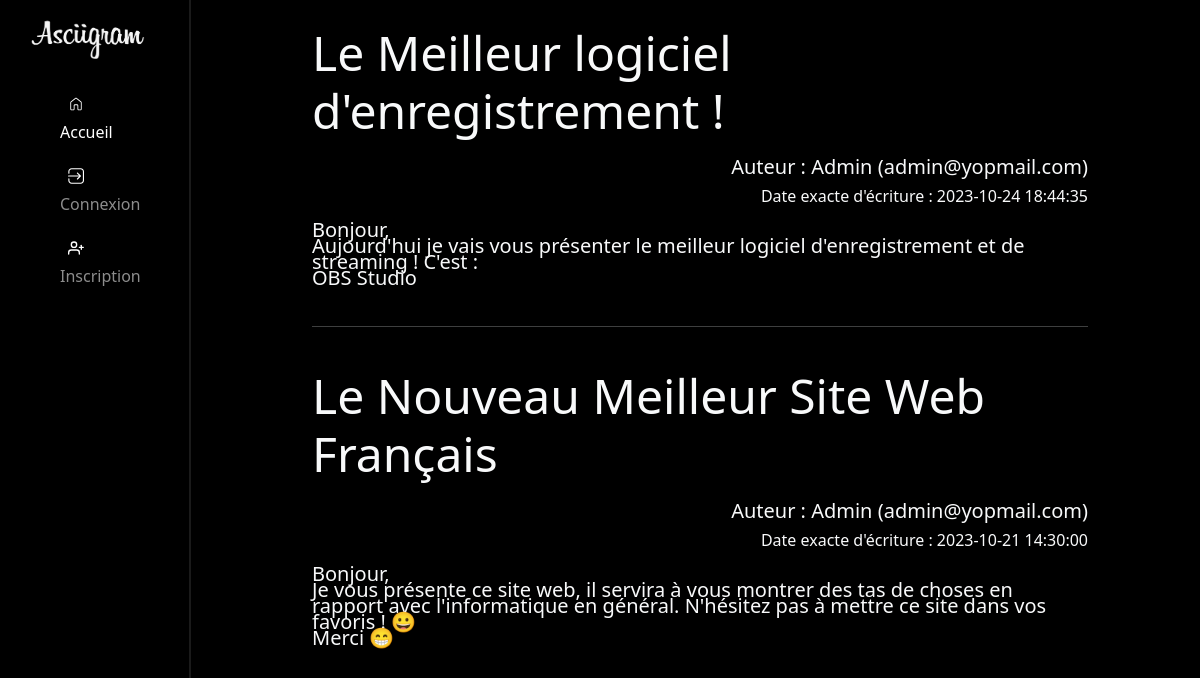
The app's page /, older data.
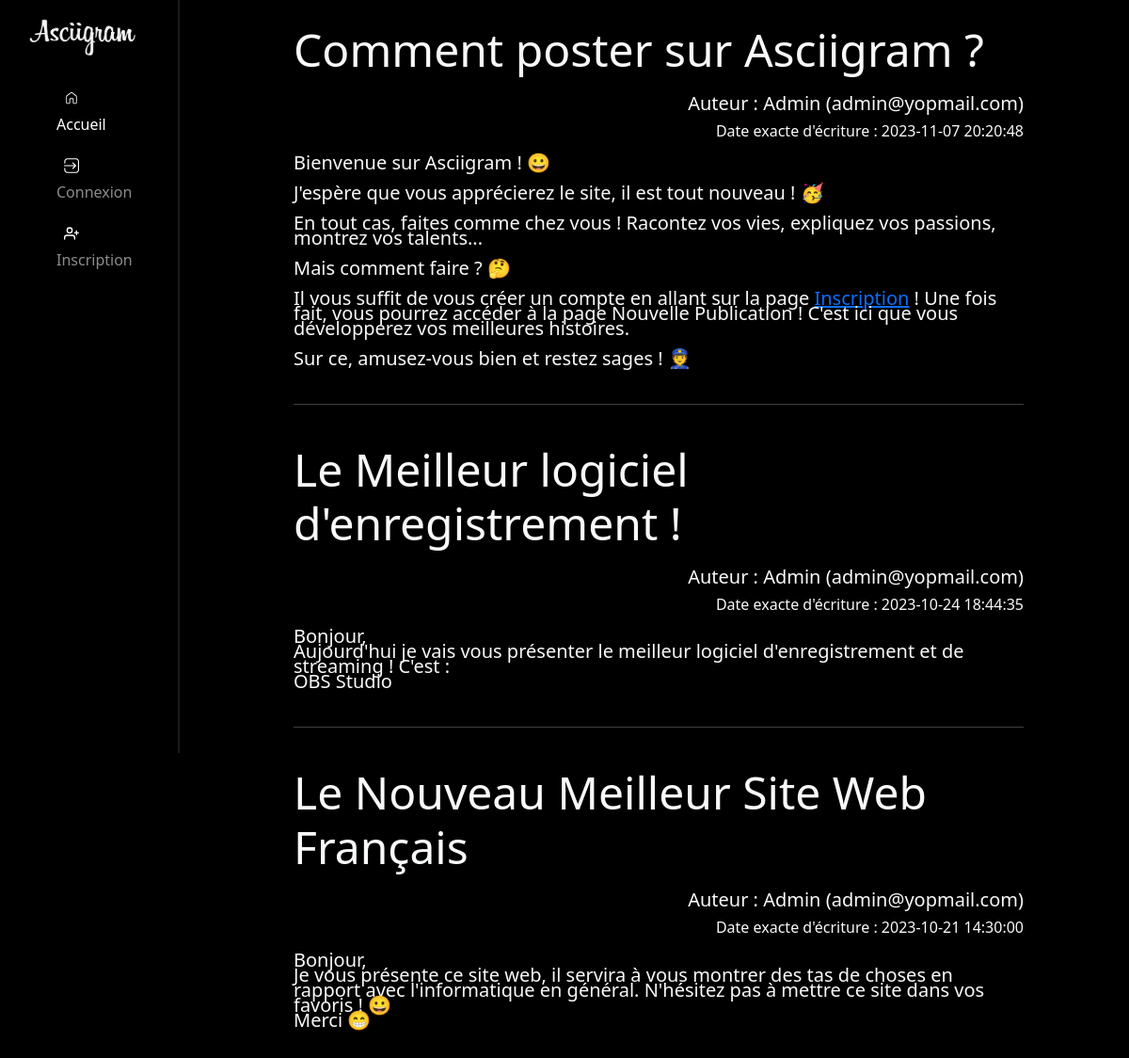
The same page, newer data.
### tables this page shows
CREATE TABLE Posts (
    Titre TEXT,
    Contenu TEXT PRIMARY KEY UNIQUE,
    Date DATETIME,
    Auteur INTEGER,
    FOREIGN KEY (Auteur) REFERENCES Users(Mail)
);

CREATE TABLE "Users" (
	"Pseudo"	TEXT NOT NULL,
	"Mail"	TEXT NOT NULL UNIQUE,
	"Date d'inscription"	DATE,
	"Administrateur"	INTEGER,
	"Modérateur"	INTEGER,
	PRIMARY KEY("Mail")
);

### main.py (the view)
    @app.route('/')
    def index():
        conn = sqlite3.connect('DataBase.db')
        cur = conn.cursor()
        cur.execute('SELECT Posts.*, Users.pseudo FROM Posts INNER JOIN Users ON Posts.auteur = Users.Mail ORDER BY Date DESC;')
        conn.commit()
        liste = cur.fetchall()
        cur.close()
        conn.close()
        return render_template("index.html", liste=liste)

### templates/index.html (shortened to what this page needs)
<!DOCTYPE html>
<html lang="fr">
   <head>
      <link
         rel="stylesheet"
         type="text/css"
         href="{{ url_for('static',filename='bootstrap/bootstrap.min.css') }}"
      />
   </head>
   <body class="bg-black" style="margin: 0; border: 0; padding: 0">
      <div class="row" style="margin: 0; border: 0; padding: 0">
         <div class="col-2">
            <nav
               class="navbar navbar-dark navbar-nav"
               style="margin: 0; border: 0; padding: 0"
            >
               <div class="container-fluid">
                  <div class="row" style="margin-right: 0px">
                     <a
                        class="navbar-brand"
                        href="/"
                        style="
                           height: 10vh;
                           padding: 0;
                           border-right: 2px solid #1a1a1a;
                        "
                     >
                        <img
                           src="{{ url_for('static', filename='images/asgrfull.png') }}"
                           alt="Logo"
                           style="width: 15vh; margin-right: -20px"
                           class="m-3"
                        />
                     </a>
                     <nav
                        class="d-block"
                        style="
                           margin: 0;
                           border: 0;
                           padding: 0;
                           border-right: 2px solid #1a1a1a;
                           height: 90vh;
                        "
                     >
                        <div class="position-sticky mx-5">
                           <ul class="navbar-nav flex-column">
                              <li class="nav-item">
                                 <a
                                    class="nav-link active"
                                    href="/"
                                    onmouseover="this.style.backgroundColor = '#1a1a1a';"
                                    onmouseout="this.style.backgroundColor='';"
                                 >
                                    <img
                                       src="{{ url_for('static',filename='images/home.svg') }}"
                                       alt="Home"
                                       style="width: 2vh; margin-right: -20px"
                                       class="m-2"
                                    />
                                    Accueil
                                 </a>
                              </li>
                              <li class="nav-item">
                                 <a
                                    class="nav-link"
                                    href="/login"
                                    onmouseover="this.style.backgroundColor = '#1a1a1a';"
                                    onmouseout="this.style.backgroundColor='';"
                                 >
                                    <img
                                       src="{{ url_for('static',filename='images/login.svg') }}"
                                       alt="Login"
                                       style="width: 2vh"
                                       class="m-2"
                                    />
                                    Connexion
                                 </a>
                              </li>
                              <li class="nav-item">
                                 <a
                                    class="nav-link"
                                    href="/inscription"
                                    onmouseover="this.style.backgroundColor = '#1a1a1a';"
                                    onmouseout="this.style.backgroundColor='';"
                                 >
                                    <img
                                       src="{{ url_for('static',filename='images/register.svg') }}"
                                       alt="Register"
                                       style="width: 2vh"
                                       class="m-2"
                                    />
                                    Inscription
                                 </a>
                              </li>
                           </ul>
                        </div>
                     </nav>
                  </div>
               </div>
            </nav>
         </div>
         <div class="col-1"></div>
         <div class="align-items-start col-8 text-light">
            {% for item in liste %}
            <div class="post brp">
               <h2
                  class="text-start display-5"
                  style="padding: 1vh; padding-left: 0; padding-top: 3vh"
               >
                  {{ item[0] }}
               </h2>
               <h5 class="text-end">Auteur : {{ item[4] }} ({{ item[3]}})</h5>
               <h6 class="text-end" style="padding-bottom: 1vh">
                  Date exacte d'écriture : {{item[2]}}
               </h6>
               <p
                  class="text-start"
                  style="padding-bottom: 3vh; line-height: 2vh; font-size: 1.25rem"
               >
                  {{ item[1]|safe}}
               </p>
            </div>
            {% if not loop.last %}
            <hr style="background-color: #262626" />
            {% endif %} {% endfor %}
         </div>
         <div class="col-1"></div>
      </div>
   </body>
</html>

Row changes from the older to the newer data that the page shows:
added Posts: Titre "Comment poster sur Asciigram ?", Pseudo "Admin", Auteur "admin@yopmail.com", Date "2023-11-07 20:20:48", Contenu "Bienvenue sur Asciigram ! 😀 J'espère que vous apprécierez le site, il est tout nouveau ! 🥳 En tout cas, faites comme chez vous ! Racontez vos vies, expliquez vos passions, montrez vos talents... Mais comment faire ? 🤔 Il vous suffit de vous créer un compte en allant sur la page Inscription ! Une fois fait, vous pourrez accéder à la page Nouvelle Publication ! C'est ici que vous développerez vos meilleures histoires. Sur ce, amusez-vous bien et restez sages ! 👮"
